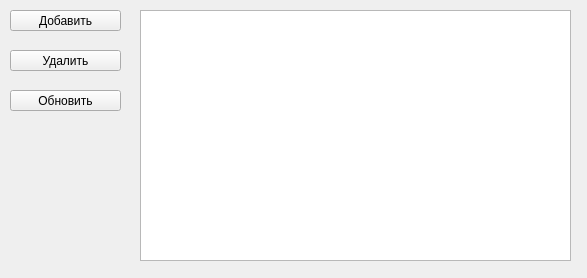
<?xml version="1.0" encoding="UTF-8"?>
<ui version="4.0">
 <class>KlientiForm</class>
 <widget class="QWidget" name="KlientiForm">
  <property name="geometry">
   <rect>
    <x>0</x>
    <y>0</y>
    <width>587</width>
    <height>278</height>
   </rect>
  </property>
  <property name="windowTitle">
   <string>Form</string>
  </property>
  <widget class="QPushButton" name="pushButton_2">
   <property name="geometry">
    <rect>
     <x>10</x>
     <y>50</y>
     <width>111</width>
     <height>21</height>
    </rect>
   </property>
   <property name="text">
    <string>Удалить</string>
   </property>
  </widget>
  <widget class="QPushButton" name="pushButton">
   <property name="geometry">
    <rect>
     <x>10</x>
     <y>10</y>
     <width>111</width>
     <height>21</height>
    </rect>
   </property>
   <property name="text">
    <string>Добавить</string>
   </property>
  </widget>
  <widget class="QPushButton" name="pushButton_3">
   <property name="geometry">
    <rect>
     <x>10</x>
     <y>90</y>
     <width>111</width>
     <height>21</height>
    </rect>
   </property>
   <property name="text">
    <string>Обновить</string>
   </property>
  </widget>
  <widget class="QTableView" name="tableView">
   <property name="geometry">
    <rect>
     <x>140</x>
     <y>10</y>
     <width>431</width>
     <height>251</height>
    </rect>
   </property>
  </widget>
 </widget>
 <resources/>
 <connections/>
</ui>
